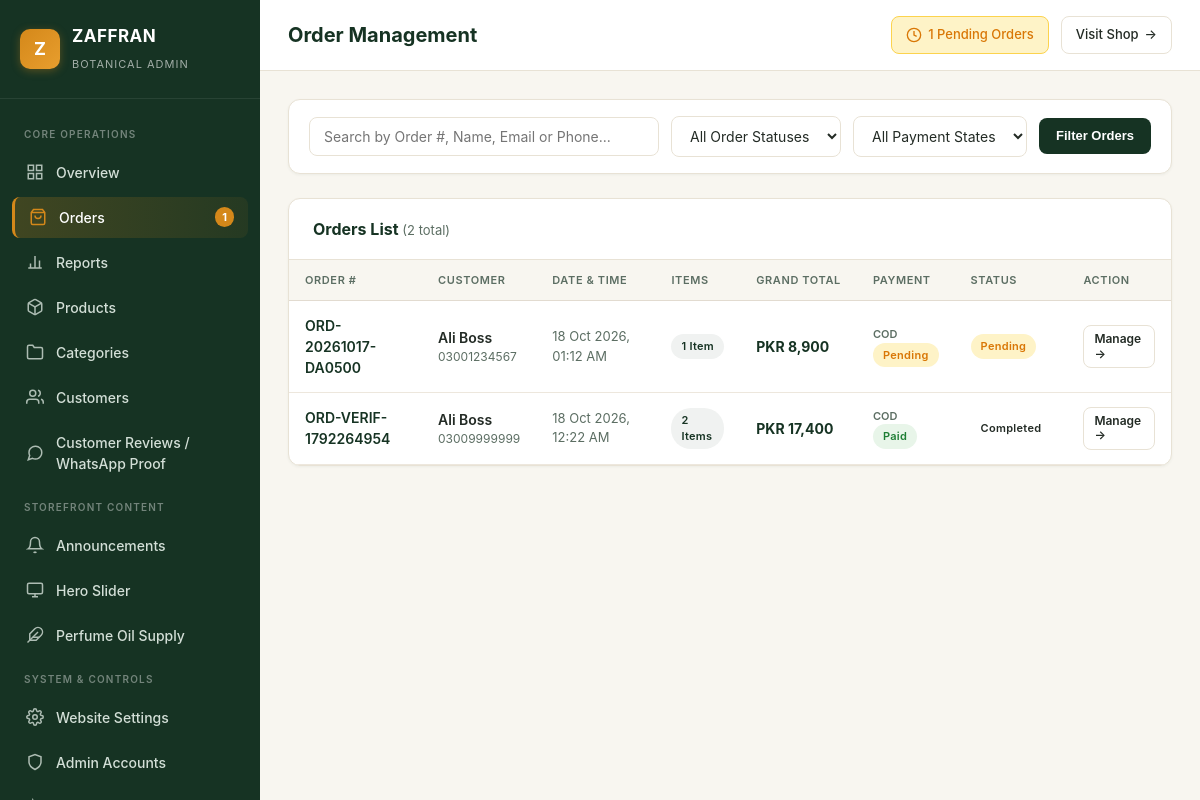
The app's page /admin/orders.php (signed in) with its own data.
### tables this page shows
CREATE TABLE `orders` (
  `id` int(10) unsigned NOT NULL AUTO_INCREMENT,
  `order_number` varchar(60) NOT NULL,
  `access_token` varchar(64) DEFAULT NULL,
  `idempotency_key` varchar(64) DEFAULT NULL,
  `user_id` int(10) unsigned DEFAULT NULL,
  `customer_name` varchar(150) NOT NULL,
  `customer_email` varchar(191) NOT NULL,
  `customer_phone` varchar(30) NOT NULL,
  `delivery_address` text DEFAULT NULL,
  `city` varchar(100) DEFAULT NULL,
  `province` varchar(100) DEFAULT NULL,
  `postal_code` varchar(30) DEFAULT NULL,
  `subtotal` decimal(12,2) NOT NULL,
  `shipping_fee` decimal(12,2) NOT NULL DEFAULT 0.00,
  `discount_total` decimal(12,2) NOT NULL DEFAULT 0.00,
  `grand_total` decimal(12,2) NOT NULL DEFAULT 0.00,
  `total_amount` decimal(12,2) NOT NULL,
  `payment_method` varchar(50) NOT NULL DEFAULT 'cod',
  `order_status` varchar(50) NOT NULL DEFAULT 'pending',
  `currency` varchar(10) NOT NULL DEFAULT 'PKR',
  `payment_status` varchar(50) NOT NULL DEFAULT 'pending',
  `delivery_address_json` longtext NOT NULL,
  `notes` text DEFAULT NULL,
  `created_at` datetime NOT NULL DEFAULT current_timestamp(),
  `updated_at` datetime NOT NULL DEFAULT current_timestamp() ON UPDATE current_timestamp(),
  PRIMARY KEY (`id`),
  UNIQUE KEY `order_number` (`order_number`),
  UNIQUE KEY `uq_orders_access_token` (`access_token`),
  UNIQUE KEY `uq_orders_idempotency` (`idempotency_key`),
  KEY `idx_order_user` (`user_id`),
  KEY `idx_order_num` (`order_number`),
  CONSTRAINT `orders_ibfk_1` FOREIGN KEY (`user_id`) REFERENCES `users` (`id`)
);

### admin/orders.php (the view, shortened to what this page needs)
<?php
require_once __DIR__ . '/header.php';
$db = getDbConnection();
$searchQuery = trim($_GET['search'] ?? '');
$page = max(1, (int)($_GET['page'] ?? 1));
$perPage = 15;
$offset = ($page - 1) * $perPage;
$whereClauses = [];
$params = [];
$whereSql = !empty($whereClauses) ? 'WHERE ' . implode(' AND ', $whereClauses) : '';
$countStmt = $db->prepare("SELECT COUNT(*) FROM orders {$whereSql}");
$countStmt->execute($params);
$totalRecords = (int)$countStmt->fetchColumn();
$query = "SELECT o.*, (SELECT COUNT(*) FROM order_items oi WHERE oi.order_id = o.id) as item_count
          FROM orders o
          {$whereSql}
          ORDER BY o.id DESC
          LIMIT {$perPage} OFFSET {$offset}";
$stmt = $db->prepare($query);
$stmt->execute($params);
$orders = $stmt->fetchAll();
?>
<div class="admin-card">
  <div class="admin-card-body" style="padding: 16px 20px;">
    <form method="GET" action="orders.php" style="display: flex; flex-wrap: wrap; gap: 12px; align-items: center;">
      <div style="flex: 1; min-width: 220px;">
        <input type="text" name="search" class="form-control" placeholder="Search by Order #, Name, Email or Phone..." value="<?php echo htmlspecialchars($searchQuery); ?>">
      </div>
      <div style="min-width: 160px;">
        <select name="status" class="form-control">
          <option value="">All Order Statuses</option>
        </select>
      </div>
      <div style="min-width: 160px;">
        <select name="payment" class="form-control">
          <option value="">All Payment States</option>
        </select>
      </div>
      <button type="submit" class="btn btn-primary">Filter Orders</button>
    </form>
  </div>
</div>
<div class="admin-card">
  <div class="admin-card-header">
    <div class="admin-card-title">
      Orders List
      <span style="font-size: 13px; font-weight: normal; color: var(--admin-text-muted);">
        (<?php echo number_format($totalRecords); ?> total)
      </span>
    </div>
  </div>
  <div class="admin-card-body" style="padding: 0;">
    <div class="table-responsive">
      <table class="admin-table">
        <thead>
          <tr>
            <th>Order #</th>
            <th>Customer</th>
            <th>Date & Time</th>
            <th>Items</th>
            <th>Grand Total</th>
            <th>Payment</th>
            <th>Status</th>
            <th>Action</th>
          </tr>
        </thead>
        <tbody>
          <?php if (empty($orders)): ?>
            <tr>
              <td colspan="8" style="text-align: center; padding: 36px; color: var(--admin-text-muted);">
                No matching orders found.
              </td>
            </tr>
          <?php else: ?>
            <?php foreach ($orders as $o): ?>
              <tr>
                <td style="font-weight: 600;">
                  <a href="order-details.php?id=<?php echo $o['id']; ?>" style="color: var(--admin-forest); text-decoration: none;">
                    <?php echo htmlspecialchars($o['order_number']); ?>
                  </a>
                </td>
                <td>
                  <div style="font-weight: 600;"><?php echo htmlspecialchars($o['customer_name']); ?></div>
                  <div style="font-size: 12px; color: var(--admin-text-muted);"><?php echo htmlspecialchars($o['customer_phone'] ?: $o['customer_email']); ?></div>
                </td>
                <td style="font-size: 13px; color: var(--admin-text-muted);">
                  <?php echo date('d M Y, h:i A', strtotime($o['created_at'])); ?>
                </td>
                <td>
                  <span class="badge" style="background: #F0F2F1; color: var(--admin-forest);">
                    <?php echo (int)$o['item_count']; ?> item<?php echo $o['item_count'] > 1 ? 's' : ''; ?>
                  </span>
                </td>
                <td style="font-weight: 700; color: var(--admin-forest);">
                  PKR <?php echo number_format($o['grand_total'], 0); ?>
                </td>
                <td>
                  <div style="font-size: 11px; text-transform: uppercase; font-weight: 600; color: var(--admin-text-muted);">
                    <?php echo htmlspecialchars($o['payment_method'] ?? 'COD'); ?>
                  </div>
                  <span class="badge badge-<?php echo htmlspecialchars($o['payment_status']); ?>">
                    <?php echo htmlspecialchars($o['payment_status']); ?>
                  </span>
                </td>
                <td>
                  <span class="badge badge-<?php echo htmlspecialchars($o['order_status']); ?>">
                    <?php echo htmlspecialchars($o['order_status']); ?>
                  </span>
                </td>
                <td>
                  <a href="order-details.php?id=<?php echo $o['id']; ?>" class="btn btn-secondary btn-sm">
                    Manage &rarr;
                  </a>
                </td>
              </tr>
            <?php endforeach; ?>
          <?php endif; ?>
        </tbody>
      </table>
    </div>
  </div>
</div>
<?php require_once __DIR__ . '/footer.php'; ?>

### admin/admin.css (style rules this page uses)
:root { --admin-bg: #F8F6F0; --admin-card: #FFFFFF; --admin-card-border: #E8E2D5; --admin-forest: #163323; --admin-forest-hover: #1e4530; --admin-forest-dark: #0f2318; --admin-sage: #3D6B4F; --admin-sage-light: #EBF2EC; --admin-saffron: #D4881A; --admin-saffron-light: #FFF4E5; --admin-saffron-dark: #B36F0F; --admin-text-main: #232B25; --admin-text-muted: #5C6E63; --admin-border: #E2DBD0; --admin-border-subtle: #EDE7DD; --admin-danger: #C0392B; --admin-danger-light: #FDE8E8; --admin-success: #1E7E34; --admin-success-light: #E8F5E9; --admin-warning: #D97706; --admin-warning-light: #FEF3C7; --admin-info: #2B6CB0; --admin-info-light: #EBF8FF; --admin-font: -apple-system, BlinkMacSystemFont, "Segoe UI", Roboto, "Helvetica Neue", Arial, sans-serif; --admin-sidebar-width: 260px; --admin-radius: 12px; --admin-radius-sm: 8px; --admin-shadow-sm: 0 1px 3px rgba(22, 51, 35, 0.05); --admin-shadow-md: 0 4px 12px rgba(22, 51, 35, 0.06); --admin-shadow-lg: 0 10px 24px rgba(22, 51, 35, 0.08); }
* { box-sizing: border-box; margin: 0; padding: 0; }
body.admin-body { font-family: var(--admin-font); background-color: var(--admin-bg); color: var(--admin-text-main); line-height: 1.5; -webkit-font-smoothing: antialiased; min-height: 100vh; }
.admin-card { background: var(--admin-card); border: 1px solid var(--admin-card-border); border-radius: var(--admin-radius); box-shadow: var(--admin-shadow-sm); margin-bottom: 24px; overflow: hidden; }
.admin-card-header { padding: 18px 24px; border-bottom: 1px solid var(--admin-card-border); display: flex; align-items: center; justify-content: space-between; flex-wrap: wrap; gap: 12px; }
.admin-card-title { font-size: 16px; font-weight: 700; color: var(--admin-forest); }
.admin-card-body { padding: 24px; }
.table-responsive { width: 100%; overflow-x: auto; }
.admin-table { width: 100%; border-collapse: collapse; text-align: left; font-size: 14px; }
.admin-table th { background: #F8F6F0; color: var(--admin-text-muted); font-weight: 600; text-transform: uppercase; font-size: 11px; letter-spacing: 0.6px; padding: 12px 16px; border-bottom: 1px solid var(--admin-border); white-space: nowrap; }
.admin-table td { padding: 14px 16px; border-bottom: 1px solid var(--admin-border-subtle); color: var(--admin-text-main); vertical-align: middle; }
.badge { display: inline-flex; align-items: center; gap: 4px; padding: 4px 10px; border-radius: 20px; font-size: 11px; font-weight: 600; text-transform: capitalize; letter-spacing: 0.3px; }
.badge-pending { background: var(--admin-warning-light); color: var(--admin-warning); }
.badge-delivered, .badge-active, .badge-paid { background: var(--admin-success-light); color: var(--admin-success); }
.btn { display: inline-flex; align-items: center; justify-content: center; gap: 8px; padding: 9px 16px; border-radius: var(--admin-radius-sm); font-size: 13px; font-weight: 600; text-decoration: none; cursor: pointer; border: 1px solid transparent; transition: all 0.15s ease; line-height: 1.2; }
.btn-primary { background: var(--admin-forest); color: #FFFFFF; }
.btn-secondary { background: #FFFFFF; border-color: var(--admin-card-border); color: var(--admin-text-main); }
.btn-sm { padding: 6px 10px; font-size: 12px; }
.form-control { width: 100%; padding: 10px 14px; font-size: 14px; font-family: inherit; color: var(--admin-text-main); background: #FFFFFF; border: 1px solid var(--admin-card-border); border-radius: var(--admin-radius-sm); transition: border-color 0.15s ease, box-shadow 0.15s ease; }

### records on screen
orders: order_number "ORD-20261017-DA0500", customer_name "Ali Boss", customer_phone "03001234567", created_at "18 Oct 2026, 01:12 AM", item_count "1", grand_total "8,900", payment_method "COD", payment_status "Pending", order_status "Pending"
orders: order_number "ORD-VERIF-1792264954", customer_name "Ali Boss", customer_phone "03009999999", created_at "18 Oct 2026, 12:22 AM", item_count "2", shows "S", grand_total "17,400", payment_method "COD", payment_status "Paid", order_status "Completed"

### other values on screen
$pendingOrdersCount "1"
$pageTitle "Order Management"
$totalRecords "2"
